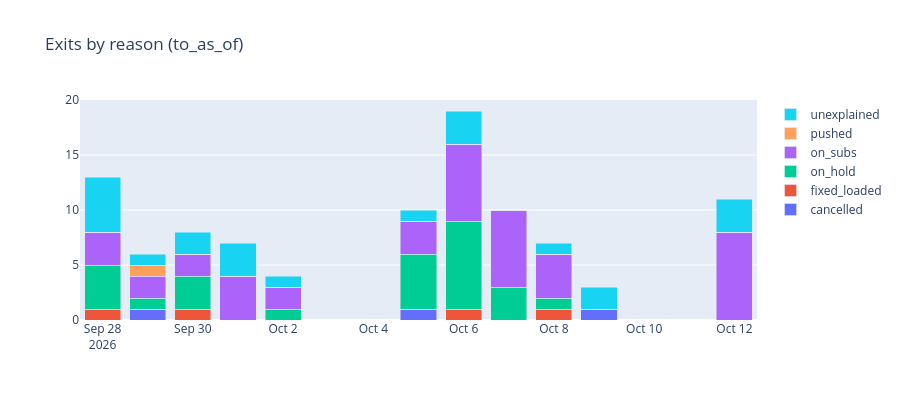

Source (notebook cell):
### Markdown cell above
## B. Exit reasons (why ships leave)

From last Clarksons row before removal + nearby Kpler fixtures. Comment tokens are **high** confidence; fixture Fully Fixed is **medium**; any nearby fixture inferred fixed is **low**.

### Code cell
config = kp.liquids_config(ROOT)
fx_start = meg["as_of"].min().date() - timedelta(days=5)
fx_end = date.today()
fixtures = kp.fixtures_vlcc_detail(config, fx_start, fx_end, from_zones=None, size=5000)
exits = annotate_exits(meg, events, fixtures)
ex_sum = exit_reason_summary(exits)
display(ex_sum)
display(Markdown(f"Total removals classified: **{len(exits)}**"))
display(exits.groupby(["exit_reason", "exit_confidence"]).size().rename("n").reset_index())

if not ex_sum.empty:
    pivot = ex_sum.pivot(index="Date", columns="exit_reason", values="n").fillna(0)
    fig_x = go.Figure()
    for col in pivot.columns:
        fig_x.add_trace(go.Bar(x=pivot.index, y=pivot[col], name=col))
    fig_x.update_layout(barmode="stack", title="Exits by reason (to_as_of)", height=400)
    fig_x.show()

display(exits[["to_as_of", "vessel", "exit_reason", "exit_confidence", "exit_source", "last_comments", "last_position"]].tail(20))

### Figure 1 — Plotly figure (JSON) as saved in the notebook; plotly's stock layout.template omitted (floating-point values rounded to 4 significant figures)
{"data": [{"name": "cancelled", "type": "bar", "x": ["2026-09-28T00:00:00", "2026-09-29T00:00:00", "2026-09-30T00:00:00", "2026-10-01T00:00:00", "2026-10-02T00:00:00", "2026-10-05T00:00:00", "2026-10-06T00:00:00", "2026-10-07T00:00:00", "2026-10-08T00:00:00", "2026-10-09T00:00:00", "2026-10-12T00:00:00"], "y": [0.0, 1.0, 0.0, 0.0, 0.0, 1.0, 0.0, 0.0, 0.0, 1.0, 0.0]}, {"name": "fixed_loaded", "type": "bar", "x": ["2026-09-28T00:00:00", "2026-09-29T00:00:00", "2026-09-30T00:00:00", "2026-10-01T00:00:00", "2026-10-02T00:00:00", "2026-10-05T00:00:00", "2026-10-06T00:00:00", "2026-10-07T00:00:00", "2026-10-08T00:00:00", "2026-10-09T00:00:00", "2026-10-12T00:00:00"], "y": [1.0, 0.0, 1.0, 0.0, 0.0, 0.0, 1.0, 0.0, 1.0, 0.0, 0.0]}, {"name": "on_hold", "type": "bar", "x": ["2026-09-28T00:00:00", "2026-09-29T00:00:00", "2026-09-30T00:00:00", "2026-10-01T00:00:00", "2026-10-02T00:00:00", "2026-10-05T00:00:00", "2026-10-06T00:00:00", "2026-10-07T00:00:00", "2026-10-08T00:00:00", "2026-10-09T00:00:00", "2026-10-12T00:00:00"], "y": [4.0, 1.0, 3.0, 0.0, 1.0, 5.0, 8.0, 3.0, 1.0, 0.0, 0.0]}, {"name": "on_subs", "type": "bar", "x": ["2026-09-28T00:00:00", "2026-09-29T00:00:00", "2026-09-30T00:00:00", "2026-10-01T00:00:00", "2026-10-02T00:00:00", "2026-10-05T00:00:00", "2026-10-06T00:00:00", "2026-10-07T00:00:00", "2026-10-08T00:00:00", "2026-10-09T00:00:00", "2026-10-12T00:00:00"], "y": [3.0, 2.0, 2.0, 4.0, 2.0, 3.0, 7.0, 7.0, 4.0, 0.0, 8.0]}, {"name": "pushed", "type": "bar", "x": ["2026-09-28T00:00:00", "2026-09-29T00:00:00", "2026-09-30T00:00:00", "2026-10-01T00:00:00", "2026-10-02T00:00:00", "2026-10-05T00:00:00", "2026-10-06T00:00:00", "2026-10-07T00:00:00", "2026-10-08T00:00:00", "2026-10-09T00:00:00", "2026-10-12T00:00:00"], "y": [0.0, 1.0, 0.0, 0.0, 0.0, 0.0, 0.0, 0.0, 0.0, 0.0, 0.0]}, {"name": "unexplained", "type": "bar", "x": ["2026-09-28T00:00:00", "2026-09-29T00:00:00", "2026-09-30T00:00:00", "2026-10-01T00:00:00", "2026-10-02T00:00:00", "2026-10-05T00:00:00", "2026-10-06T00:00:00", "2026-10-07T00:00:00", "2026-10-08T00:00:00", "2026-10-09T00:00:00", "2026-10-12T00:00:00"], "y": [5.0, 1.0, 2.0, 3.0, 1.0, 1.0, 3.0, 0.0, 1.0, 2.0, 3.0]}], "layout": {"barmode": "stack", "height": 400, "title": {"text": "Exits by reason (to_as_of)"}}}
